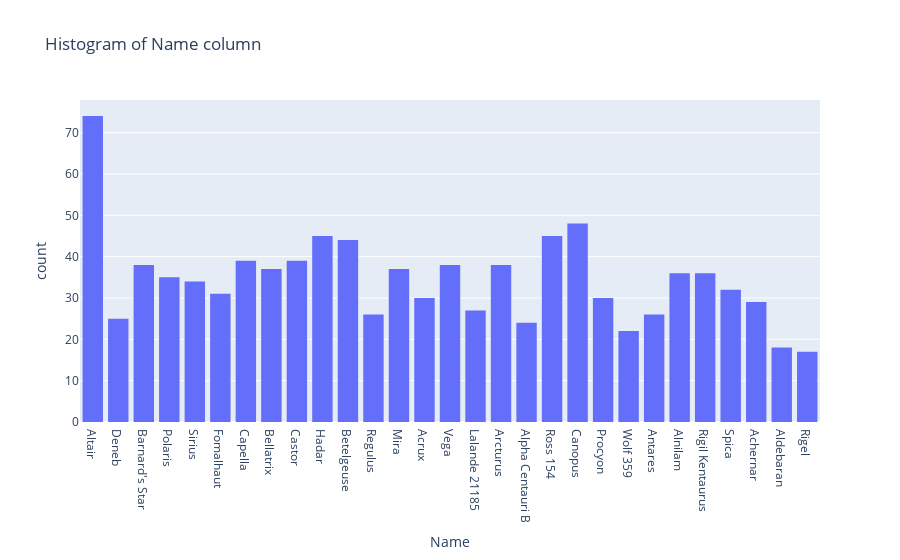

The notebook cell saved with this chart:
### Markdown cell above
let's make it interactive using plotly:

### Code cell
# make a histogram of name column using plotly express:

plt.figure(figsize=(12, 8))
fig = px.histogram(df, x='Name', title='Histogram of Name column')
fig.show()

### Figure 1 — Plotly figure (JSON) as saved in the notebook; plotly's stock layout.template omitted (floating-point values rounded to 4 significant figures; data arrays with more than 128 entries replaced by an {"elided": "..."} marker saying what was removed)
{"data": [{"alignmentgroup": "True", "bingroup": "x", "hovertemplate": "Name=%{x}<br>count=%{y}<extra></extra>", "legendgroup": "", "marker": {"color": "#636efa", "pattern": {"shape": ""}}, "name": "", "offsetgroup": "", "orientation": "v", "showlegend": false, "type": "histogram", "x": {"elided": "1000 str values"}, "xaxis": "x", "yaxis": "y"}], "layout": {"barmode": "relative", "legend": {"tracegroupgap": 0}, "title": {"text": "Histogram of Name column"}, "xaxis": {"anchor": "y", "domain": [0, 1], "title": {"text": "Name"}}, "yaxis": {"anchor": "x", "domain": [0, 1], "title": {"text": "count"}}}}
